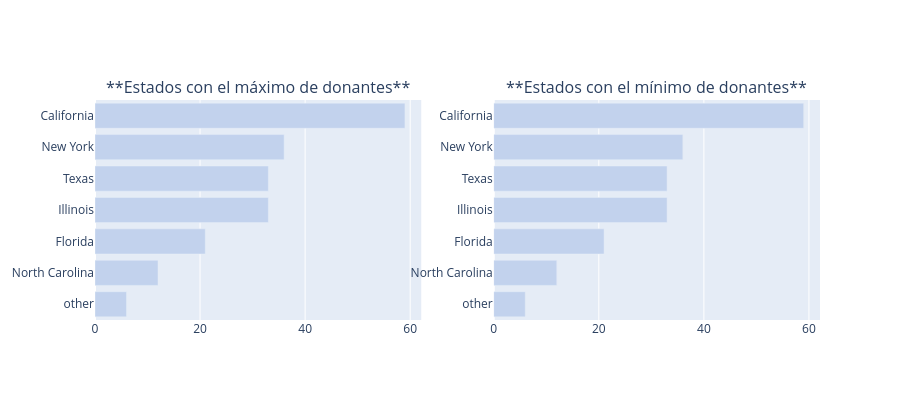

The cell this chart's notebook holds for it:
### Code cell
def bar_hor(df, col, title, color, w=None, h=None, lm=0, limit=100, return_trace=False, rev=False):
    cnt_srs = df[col].value_counts()
    yy = cnt_srs.head(limit).index[::-1] 
    xx = cnt_srs.head(limit).values[::-1] 
    if rev:
        yy = cnt_srs.tail(limit).index[::-1] 
        xx = cnt_srs.tail(limit).values[::-1] 
        
    trace = go.Bar(y=yy, x=xx, orientation = 'h', marker=dict(color=color))
    if return_trace:
        return trace 
    layout = dict(title=title, margin=dict(l=lm), width=w, height=h)
    data = [trace]
    fig = go.Figure(data=data, layout=layout)
    iplot(fig)

def bar_hor_noagg(x, y, title, color, w=None, h=None, lm=0, limit=100, rt=False):
    trace = go.Bar(y=x, x=y, orientation = 'h', marker=dict(color=color))
    if rt:
        return trace
    layout = dict(title=title, margin=dict(l=lm), width=w, height=h)
    data = [trace]
    fig = go.Figure(data=data, layout=layout)
    iplot(fig)

def bar_ver_noagg(x, y, title, color, w=None, h=None, lm=0, rt = False):
    trace = go.Bar(y=y, x=x, marker=dict(color=color))
    if rt:
        return trace
    layout = dict(title=title, margin=dict(l=lm), width=w, height=h)
    data = [trace]
    fig = go.Figure(data=data, layout=layout)
    iplot(fig)

# **Traducción de los títulos de las gráficas individuales**
trace1 = bar_hor(donors_df, 'Donor City', "**Principales ciudades con el máximo de donantes**", '#c2d2ed', 500, 400, 200, limit = 10, return_trace=True)
trace2 = bar_hor(donors_df, 'Donor State', "**Principales estados con el máximo de donantes**", '#c2d2ed', 500, 400, 200, limit = 10, return_trace=True)
trace4 = bar_hor(donors_df, 'Donor State', "**Principales estados con el máximo de donantes**", '#c2d2ed', 600, 400, 200, limit = 10, return_trace=True, rev=True)

# **Traducción de los títulos de las subgráficas (mínimos y máximos)**
fig = tools.make_subplots(rows=1, cols=2, print_grid=False, subplot_titles = ['**Estados con el máximo de donantes**','**Estados con el mínimo de donantes**'])
# fig = tools.make_subplots(rows=2, cols=2, specs=[[{}, {}], [{'colspan': 2}, None]], print_grid=False, subplot_titles = ['**Estados con el máximo de donantes**','**Estados con el mínimo de donantes**', '**Ciudades con el máximo de donantes**'])

fig.append_trace(trace2, 1, 1);
fig.append_trace(trace4, 1, 2);
# fig.append_trace(trace1, 2, 1);

fig['layout'].update(height=400, showlegend=False);
iplot(fig);

### Figure 1 — Plotly figure (JSON) as saved in the notebook; plotly's stock layout.template omitted (floating-point values rounded to 4 significant figures)
{"data": [{"marker": {"color": "#c2d2ed"}, "orientation": "h", "type": "bar", "x": [6, 12, 21, 33, 33, 36, 59], "xaxis": "x", "y": ["other", "North Carolina", "Florida", "Illinois", "Texas", "New York", "California"], "yaxis": "y"}, {"marker": {"color": "#c2d2ed"}, "orientation": "h", "type": "bar", "x": [6, 12, 21, 33, 33, 36, 59], "xaxis": "x2", "y": ["other", "North Carolina", "Florida", "Illinois", "Texas", "New York", "California"], "yaxis": "y2"}], "layout": {"annotations": [{"font": {"size": 16}, "showarrow": false, "text": "**Estados con el máximo de donantes**", "x": 0.225, "xanchor": "center", "xref": "paper", "y": 1, "yanchor": "bottom", "yref": "paper"}, {"font": {"size": 16}, "showarrow": false, "text": "**Estados con el mínimo de donantes**", "x": 0.775, "xanchor": "center", "xref": "paper", "y": 1, "yanchor": "bottom", "yref": "paper"}], "height": 400, "showlegend": false, "xaxis": {"anchor": "y", "domain": [0, 0.45]}, "xaxis2": {"anchor": "y2", "domain": [0.55, 1]}, "yaxis": {"anchor": "x", "domain": [0, 1]}, "yaxis2": {"anchor": "x2", "domain": [0, 1]}}}
